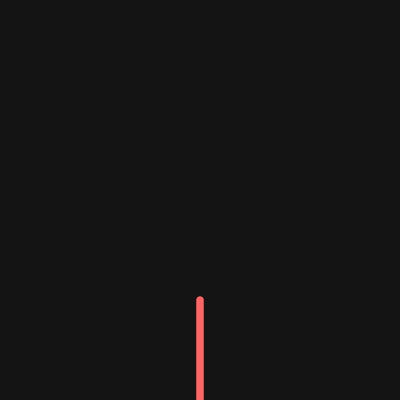
Frame 1 (no input)
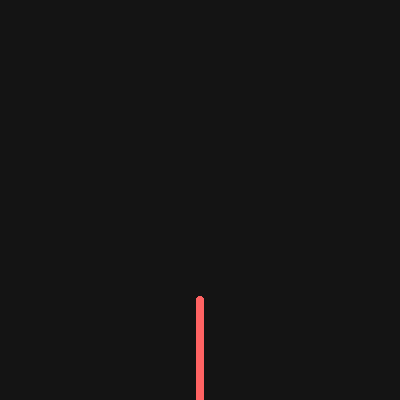
Frame 60 (no input)
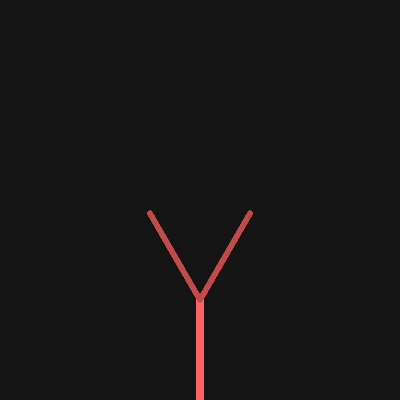
Frame 120 (the mouse pressed at the canvas centre since frame 60)

The p5.js sketch that drew these frames (run headless with seeded random() and noise() and a simulated clock; from frame 60 on, the mouse is pressed at the canvas centre):

// p5.js sketch
// ── sketch.js
class Branch {
  constructor(begin, end, strokeW, col, angle) {
    this.begin = begin;
    this.end = end;
    this.angle = angle;
    this.strokeW = strokeW;
    this.col = col;
  }
  display() {
    stroke(this.col);
    strokeWeight(this.strokeW);
    line(this.begin.x, this.begin.y, this.end.x, this.end.y);
  }
  right(angle) {
    let direction = p5.Vector.sub(this.end, this.begin);
    direction.rotate(angle);
    let nextPoint = p5.Vector.add(direction, this.end);
    let nextColor = color.apply(this, this.col.levels.map(x =>  x * 0.75));
    return new Branch(this.end, nextPoint, this.strokeW * 0.7, nextColor);
  }
}

let trunk, tree = [];

function setup() {
  createCanvas(400, 400);
  background(20);
  let x = createVector(width / 2, height);
  let y = createVector(width / 2, height - 100);
  trunk = new Branch(x, y, 7, color(255, 100, 100));
  tree[0] = trunk;
  tree.push(trunk);
}

function draw() {
  for (let i = 0; i < tree.length; i++) {
    tree[i].display();
  }
}

function mousePressed() {
  for (let i = tree.length - 1; i >= 0; i--) {
    tree.push(tree[i].right(Math.PI / 6, 0.6));
    tree.push(tree[i].right(-Math.PI / 6, 0.6));
  }
}
